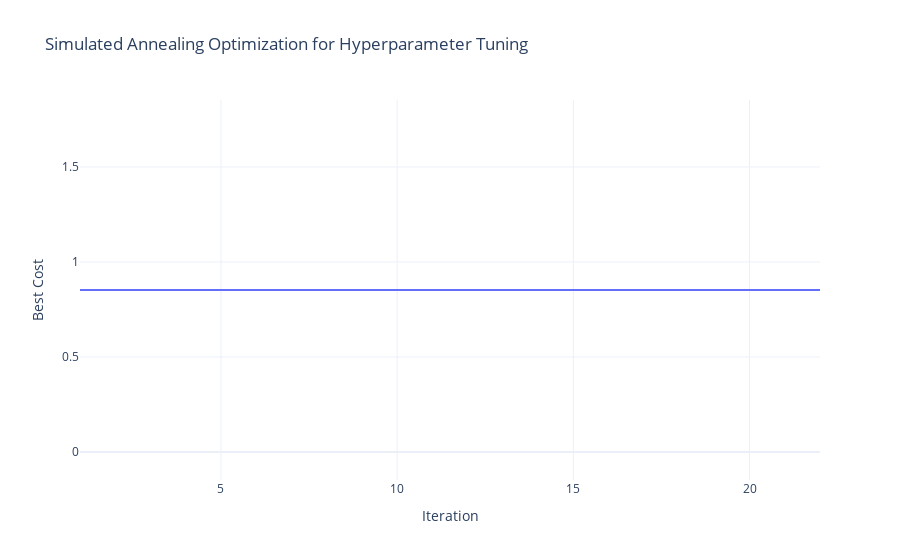

The notebook cell saved with this chart:
### Code cell
param_bounds = {
    "rnn_type": ["RNN", "GRU", "LSTM"],
    "hidden_size": (32, 128),
    "num_layers": (5, 30),
    "bidirectional": [True, False]
}

initial_params = ["RNN", 32, 5, True]
initial_temp = 10

def objective(params):
    rnn_type, hidden_size, num_layers, bidirectional = params
    rnn_config = SingleStepRNNConfig(
        rnn_type=rnn_type,
        input_size=len(columns_to_select),
        hidden_size=hidden_size,
        num_layers=num_layers,
        bidirectional=bidirectional,
        learning_rate=1e-3
    )
    model = SingleStepRNNModel(rnn_config)
    model.float()

    trainer = pl.Trainer(
        min_epochs=5,
        max_epochs=200,
        accelerator="gpu",
        devices=1,
        callbacks=[EarlyStopping(monitor="valid_loss", patience=20)],
    )
    trainer.fit(model, datamodule)
    
    shutil.rmtree("lightning_logs")

    predictions = trainer.predict(model, datamodule.test_dataloader())
    predictions = torch.cat(predictions).squeeze().detach().numpy()
    predictions = predictions * datamodule.train.std + datamodule.train.mean

    actuals = test["covidOccupiedMVBeds"].values

    assert actuals.shape == predictions.shape, "Mismatch in shapes between actuals and predictions"

    return np.mean(np.abs(actuals - predictions))

def neighbor(params):
    if len(params) == 4:
        rnn_type, hidden_size, num_layers, bidirectional = params
        hidden_size = np.random.randint(*param_bounds["hidden_size"])
        num_layers = np.random.randint(*param_bounds["num_layers"])
        rnn_type = np.random.choice(param_bounds["rnn_type"])
        bidirectional = bool(np.random.choice(param_bounds["bidirectional"]))
        return [rnn_type, hidden_size, num_layers, bidirectional]
    elif len(params) == 6:
        encoder_type, decoder_type, hidden_size, num_layers, bidirectional, decoder_use_all_hidden = params
        hidden_size = np.random.randint(*param_bounds["hidden_size"])
        num_layers = np.random.randint(*param_bounds["num_layers"])
        encoder_type = np.random.choice(param_bounds["encoder_type"])
        decoder_type = np.random.choice(param_bounds["decoder_type"])
        bidirectional = bool(np.random.choice(param_bounds["bidirectional"]))
        decoder_use_all_hidden = bool(np.random.choice(param_bounds["decoder_use_all_hidden"]))
        return [encoder_type, decoder_type, hidden_size, num_layers, bidirectional, decoder_use_all_hidden]

def simulated_annealing(objective, initial_params, initial_temp, neighbor, n_iter, cooling_rate=0.20, verbose=True):
    current_params = initial_params
    current_cost = objective(current_params)
    best_params = current_params
    best_cost = current_cost
    temp = initial_temp
    cost_history = []

    for i in range(n_iter):
        candidate_params = neighbor(current_params)
        candidate_cost = objective(candidate_params)

        acceptance_probability = np.exp(-abs(candidate_cost - current_cost) / temp)

        if candidate_cost < current_cost or np.random.uniform() < acceptance_probability:
            current_params = candidate_params
            current_cost = candidate_cost

            if current_cost < best_cost:
                best_params = current_params
                best_cost = current_cost

        temp *= cooling_rate
        cost_history.append(best_cost)

        logging.info(f"Iteration: {i+1}, Best Cost: {best_cost:.4f}, Current Cost: {current_cost:.4f}, Temperature: {temp:.4f}")
        
                # Break early if the minimum cost has been constant for over 20 iterations
        if i > 20 and np.all(np.isclose(cost_history[-20:], cost_history[-1])):
            break

    return best_cost, best_params, cost_history

n_iter = 100
cooling_rate = 0.95

best_cost, best_params, cost_history = simulated_annealing(
    objective, initial_params, initial_temp, neighbor, n_iter, cooling_rate
)

logging.info(f"Best Parameters: {best_params}, Best Cost: {best_cost}")

fig = go.Figure()
fig.add_trace(go.Scatter(x=np.arange(1, len(cost_history) + 1), y=cost_history, mode="lines"))
fig.update_layout(
    title="Simulated Annealing Optimization for Hyperparameter Tuning",
    xaxis_title="Iteration",
    yaxis_title="Best Cost",
    template="plotly_white",
)

# save_path = f"reports/figures/{selected_area}_sa_optimization.pdf"
# pio.write_image(fig, save_path)
fig.show()

rnn_config = SingleStepRNNConfig(
    rnn_type=best_params[0],
    input_size=len(columns_to_select),
    hidden_size=best_params[1],
    num_layers=best_params[2],
    bidirectional=best_params[3],
    learning_rate=1e-3,
)

model = SingleStepRNNModel(rnn_config)
algorithm_name = f"Optimized {rnn_config.rnn_type} (SA)"
metric_record, pred_df = train_and_evaluate(model, rnn_config, datamodule, test, train, algorithm_name, metric_record, pred_df)

### Figure 1 — Plotly figure (JSON) as saved in the notebook; plotly's stock layout.template omitted (floating-point values rounded to 4 significant figures)
{"data": [{"mode": "lines", "type": "scatter", "x": [1, 2, 3, 4, 5, 6, 7, 8, 9, 10, 11, 12, 13, 14, 15, 16, 17, 18, 19, 20, 21, 22], "y": [0.8523, 0.8523, 0.8523, 0.8523, 0.8523, 0.8523, 0.8523, 0.8523, 0.8523, 0.8523, 0.8523, 0.8523, 0.8523, 0.8523, 0.8523, 0.8523, 0.8523, 0.8523, 0.8523, 0.8523, 0.8523, 0.8523]}], "layout": {"title": {"text": "Simulated Annealing Optimization for Hyperparameter Tuning"}, "xaxis": {"title": {"text": "Iteration"}}, "yaxis": {"title": {"text": "Best Cost"}}}}
